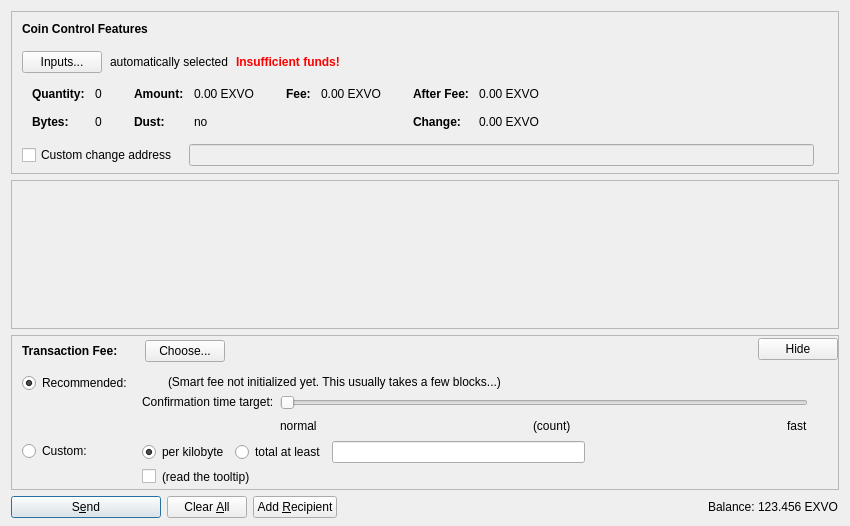
<?xml version="1.0" encoding="UTF-8"?>
<ui version="4.0">
 <class>SendCoinsDialog</class>
 <widget class="QDialog" name="SendCoinsDialog">
  <property name="geometry">
   <rect>
    <x>0</x>
    <y>0</y>
    <width>850</width>
    <height>526</height>
   </rect>
  </property>
  <property name="windowTitle">
   <string>Send Coins</string>
  </property>
  <layout class="QVBoxLayout" name="verticalLayout" stretch="0,1,0,0">
   <property name="bottomMargin">
    <number>8</number>
   </property>
   <item>
    <widget class="QFrame" name="frameCoinControl">
     <property name="sizePolicy">
      <sizepolicy hsizetype="Expanding" vsizetype="Expanding">
       <horstretch>0</horstretch>
       <verstretch>0</verstretch>
      </sizepolicy>
     </property>
     <property name="maximumSize">
      <size>
       <width>16777215</width>
       <height>16777215</height>
      </size>
     </property>
     <property name="frameShape">
      <enum>QFrame::StyledPanel</enum>
     </property>
     <property name="frameShadow">
      <enum>QFrame::Sunken</enum>
     </property>
     <layout class="QVBoxLayout" name="verticalLayoutCoinControl2">
      <property name="spacing">
       <number>0</number>
      </property>
      <property name="leftMargin">
       <number>0</number>
      </property>
      <property name="topMargin">
       <number>0</number>
      </property>
      <property name="rightMargin">
       <number>0</number>
      </property>
      <property name="bottomMargin">
       <number>6</number>
      </property>
      <item>
       <layout class="QVBoxLayout" name="verticalLayoutCoinControl" stretch="0,0,0,0,1">
        <property name="spacing">
         <number>0</number>
        </property>
        <property name="leftMargin">
         <number>10</number>
        </property>
        <property name="topMargin">
         <number>10</number>
        </property>
        <item>
         <layout class="QHBoxLayout" name="horizontalLayoutCoinControl1">
          <property name="bottomMargin">
           <number>15</number>
          </property>
          <item>
           <widget class="QLabel" name="labelCoinControlFeatures">
            <property name="sizePolicy">
             <sizepolicy hsizetype="Preferred" vsizetype="Maximum">
              <horstretch>0</horstretch>
              <verstretch>0</verstretch>
             </sizepolicy>
            </property>
            <property name="font">
             <font>
              <weight>75</weight>
              <bold>true</bold>
             </font>
            </property>
            <property name="styleSheet">
             <string notr="true">font-weight:bold;</string>
            </property>
            <property name="text">
             <string>Coin Control Features</string>
            </property>
           </widget>
          </item>
         </layout>
        </item>
        <item>
         <layout class="QHBoxLayout" name="horizontalLayoutCoinControl2" stretch="0,0,0,0">
          <property name="spacing">
           <number>8</number>
          </property>
          <property name="bottomMargin">
           <number>10</number>
          </property>
          <item>
           <widget class="QPushButton" name="pushButtonCoinControl">
            <property name="styleSheet">
             <string notr="true"/>
            </property>
            <property name="text">
             <string>Inputs...</string>
            </property>
            <property name="autoDefault">
             <bool>false</bool>
            </property>
           </widget>
          </item>
          <item>
           <widget class="QLabel" name="labelCoinControlAutomaticallySelected">
            <property name="text">
             <string>automatically selected</string>
            </property>
            <property name="margin">
             <number>5</number>
            </property>
           </widget>
          </item>
          <item>
           <widget class="QLabel" name="labelCoinControlInsuffFunds">
            <property name="font">
             <font>
              <weight>75</weight>
              <bold>true</bold>
             </font>
            </property>
            <property name="styleSheet">
             <string notr="true">color:red;font-weight:bold;</string>
            </property>
            <property name="text">
             <string>Insufficient funds!</string>
            </property>
            <property name="margin">
             <number>5</number>
            </property>
           </widget>
          </item>
          <item>
           <spacer name="horizontalSpacerCoinControl">
            <property name="orientation">
             <enum>Qt::Horizontal</enum>
            </property>
            <property name="sizeHint" stdset="0">
             <size>
              <width>40</width>
              <height>1</height>
             </size>
            </property>
           </spacer>
          </item>
         </layout>
        </item>
        <item>
         <widget class="QWidget" name="widgetCoinControl" native="true">
          <property name="sizePolicy">
           <sizepolicy hsizetype="Preferred" vsizetype="Preferred">
            <horstretch>0</horstretch>
            <verstretch>0</verstretch>
           </sizepolicy>
          </property>
          <property name="minimumSize">
           <size>
            <width>0</width>
            <height>0</height>
           </size>
          </property>
          <property name="styleSheet">
           <string notr="true"/>
          </property>
          <layout class="QHBoxLayout" name="horizontalLayoutCoinControl5">
           <property name="leftMargin">
            <number>0</number>
           </property>
           <property name="topMargin">
            <number>0</number>
           </property>
           <property name="rightMargin">
            <number>0</number>
           </property>
           <property name="bottomMargin">
            <number>0</number>
           </property>
           <item>
            <layout class="QHBoxLayout" name="horizontalLayoutCoinControl3" stretch="0,0,0,1">
             <property name="spacing">
              <number>20</number>
             </property>
             <property name="topMargin">
              <number>0</number>
             </property>
             <property name="bottomMargin">
              <number>10</number>
             </property>
             <item>
              <layout class="QFormLayout" name="formLayoutCoinControl1">
               <property name="horizontalSpacing">
                <number>10</number>
               </property>
               <property name="verticalSpacing">
                <number>14</number>
               </property>
               <property name="leftMargin">
                <number>10</number>
               </property>
               <property name="topMargin">
                <number>4</number>
               </property>
               <property name="rightMargin">
                <number>6</number>
               </property>
               <item row="0" column="0">
                <widget class="QLabel" name="labelCoinControlQuantityText">
                 <property name="font">
                  <font>
                   <weight>75</weight>
                   <bold>true</bold>
                  </font>
                 </property>
                 <property name="text">
                  <string>Quantity:</string>
                 </property>
                 <property name="margin">
                  <number>0</number>
                 </property>
                </widget>
               </item>
               <item row="0" column="1">
                <widget class="QLabel" name="labelCoinControlQuantity">
                 <property name="cursor">
                  <cursorShape>IBeamCursor</cursorShape>
                 </property>
                 <property name="contextMenuPolicy">
                  <enum>Qt::ActionsContextMenu</enum>
                 </property>
                 <property name="text">
                  <string notr="true">0</string>
                 </property>
                 <property name="margin">
                  <number>0</number>
                 </property>
                 <property name="textInteractionFlags">
                  <set>Qt::LinksAccessibleByMouse|Qt::TextSelectableByKeyboard|Qt::TextSelectableByMouse</set>
                 </property>
                </widget>
               </item>
               <item row="1" column="0">
                <widget class="QLabel" name="labelCoinControlBytesText">
                 <property name="font">
                  <font>
                   <weight>75</weight>
                   <bold>true</bold>
                  </font>
                 </property>
                 <property name="text">
                  <string>Bytes:</string>
                 </property>
                </widget>
               </item>
               <item row="1" column="1">
                <widget class="QLabel" name="labelCoinControlBytes">
                 <property name="cursor">
                  <cursorShape>IBeamCursor</cursorShape>
                 </property>
                 <property name="contextMenuPolicy">
                  <enum>Qt::ActionsContextMenu</enum>
                 </property>
                 <property name="text">
                  <string notr="true">0</string>
                 </property>
                 <property name="textInteractionFlags">
                  <set>Qt::LinksAccessibleByMouse|Qt::TextSelectableByKeyboard|Qt::TextSelectableByMouse</set>
                 </property>
                </widget>
               </item>
              </layout>
             </item>
             <item>
              <layout class="QFormLayout" name="formLayoutCoinControl2">
               <property name="horizontalSpacing">
                <number>10</number>
               </property>
               <property name="verticalSpacing">
                <number>14</number>
               </property>
               <property name="leftMargin">
                <number>6</number>
               </property>
               <property name="topMargin">
                <number>4</number>
               </property>
               <property name="rightMargin">
                <number>6</number>
               </property>
               <item row="0" column="0">
                <widget class="QLabel" name="labelCoinControlAmountText">
                 <property name="font">
                  <font>
                   <weight>75</weight>
                   <bold>true</bold>
                  </font>
                 </property>
                 <property name="text">
                  <string>Amount:</string>
                 </property>
                 <property name="margin">
                  <number>0</number>
                 </property>
                </widget>
               </item>
               <item row="0" column="1">
                <widget class="QLabel" name="labelCoinControlAmount">
                 <property name="cursor">
                  <cursorShape>IBeamCursor</cursorShape>
                 </property>
                 <property name="contextMenuPolicy">
                  <enum>Qt::ActionsContextMenu</enum>
                 </property>
                 <property name="text">
                  <string notr="true">0.00 EXVO</string>
                 </property>
                 <property name="textInteractionFlags">
                  <set>Qt::LinksAccessibleByMouse|Qt::TextSelectableByKeyboard|Qt::TextSelectableByMouse</set>
                 </property>
                </widget>
               </item>
               <item row="1" column="0">
                <widget class="QLabel" name="labelCoinControlLowOutputText">
                 <property name="font">
                  <font>
                   <weight>75</weight>
                   <bold>true</bold>
                  </font>
                 </property>
                 <property name="text">
                  <string>Dust:</string>
                 </property>
                </widget>
               </item>
               <item row="1" column="1">
                <widget class="QLabel" name="labelCoinControlLowOutput">
                 <property name="cursor">
                  <cursorShape>IBeamCursor</cursorShape>
                 </property>
                 <property name="contextMenuPolicy">
                  <enum>Qt::ActionsContextMenu</enum>
                 </property>
                 <property name="text">
                  <string notr="true">no</string>
                 </property>
                 <property name="textInteractionFlags">
                  <set>Qt::LinksAccessibleByMouse|Qt::TextSelectableByKeyboard|Qt::TextSelectableByMouse</set>
                 </property>
                </widget>
               </item>
              </layout>
             </item>
             <item>
              <layout class="QFormLayout" name="formLayoutCoinControl3">
               <property name="horizontalSpacing">
                <number>10</number>
               </property>
               <property name="verticalSpacing">
                <number>14</number>
               </property>
               <property name="leftMargin">
                <number>6</number>
               </property>
               <property name="topMargin">
                <number>4</number>
               </property>
               <property name="rightMargin">
                <number>6</number>
               </property>
               <item row="0" column="0">
                <widget class="QLabel" name="labelCoinControlFeeText">
                 <property name="font">
                  <font>
                   <weight>75</weight>
                   <bold>true</bold>
                  </font>
                 </property>
                 <property name="text">
                  <string>Fee:</string>
                 </property>
                 <property name="margin">
                  <number>0</number>
                 </property>
                </widget>
               </item>
               <item row="0" column="1">
                <widget class="QLabel" name="labelCoinControlFee">
                 <property name="cursor">
                  <cursorShape>IBeamCursor</cursorShape>
                 </property>
                 <property name="contextMenuPolicy">
                  <enum>Qt::ActionsContextMenu</enum>
                 </property>
                 <property name="text">
                  <string notr="true">0.00 EXVO</string>
                 </property>
                 <property name="textInteractionFlags">
                  <set>Qt::LinksAccessibleByMouse|Qt::TextSelectableByKeyboard|Qt::TextSelectableByMouse</set>
                 </property>
                </widget>
               </item>
              </layout>
             </item>
             <item>
              <layout class="QFormLayout" name="formLayoutCoinControl4">
               <property name="horizontalSpacing">
                <number>10</number>
               </property>
               <property name="verticalSpacing">
                <number>14</number>
               </property>
               <property name="leftMargin">
                <number>6</number>
               </property>
               <property name="topMargin">
                <number>4</number>
               </property>
               <property name="rightMargin">
                <number>6</number>
               </property>
               <item row="0" column="0">
                <widget class="QLabel" name="labelCoinControlAfterFeeText">
                 <property name="font">
                  <font>
                   <weight>75</weight>
                   <bold>true</bold>
                  </font>
                 </property>
                 <property name="text">
                  <string>After Fee:</string>
                 </property>
                 <property name="margin">
                  <number>0</number>
                 </property>
                </widget>
               </item>
               <item row="0" column="1">
                <widget class="QLabel" name="labelCoinControlAfterFee">
                 <property name="cursor">
                  <cursorShape>IBeamCursor</cursorShape>
                 </property>
                 <property name="contextMenuPolicy">
                  <enum>Qt::ActionsContextMenu</enum>
                 </property>
                 <property name="text">
                  <string notr="true">0.00 EXVO</string>
                 </property>
                 <property name="textInteractionFlags">
                  <set>Qt::LinksAccessibleByMouse|Qt::TextSelectableByKeyboard|Qt::TextSelectableByMouse</set>
                 </property>
                </widget>
               </item>
               <item row="1" column="0">
                <widget class="QLabel" name="labelCoinControlChangeText">
                 <property name="font">
                  <font>
                   <weight>75</weight>
                   <bold>true</bold>
                  </font>
                 </property>
                 <property name="text">
                  <string>Change:</string>
                 </property>
                </widget>
               </item>
               <item row="1" column="1">
                <widget class="QLabel" name="labelCoinControlChange">
                 <property name="cursor">
                  <cursorShape>IBeamCursor</cursorShape>
                 </property>
                 <property name="contextMenuPolicy">
                  <enum>Qt::ActionsContextMenu</enum>
                 </property>
                 <property name="text">
                  <string notr="true">0.00 EXVO</string>
                 </property>
                 <property name="textInteractionFlags">
                  <set>Qt::LinksAccessibleByMouse|Qt::TextSelectableByKeyboard|Qt::TextSelectableByMouse</set>
                 </property>
                </widget>
               </item>
              </layout>
             </item>
            </layout>
           </item>
          </layout>
         </widget>
        </item>
        <item>
         <layout class="QHBoxLayout" name="horizontalLayoutCoinControl4" stretch="0,0,0">
          <property name="spacing">
           <number>12</number>
          </property>
          <property name="sizeConstraint">
           <enum>QLayout::SetDefaultConstraint</enum>
          </property>
          <property name="topMargin">
           <number>5</number>
          </property>
          <property name="rightMargin">
           <number>5</number>
          </property>
          <item>
           <widget class="QCheckBox" name="checkBoxCoinControlChange">
            <property name="toolTip">
             <string>If this is activated, but the change address is empty or invalid, change will be sent to a newly generated address.</string>
            </property>
            <property name="text">
             <string>Custom change address</string>
            </property>
           </widget>
          </item>
          <item>
           <widget class="QValidatedLineEdit" name="lineEditCoinControlChange">
            <property name="enabled">
             <bool>false</bool>
            </property>
            <property name="sizePolicy">
             <sizepolicy hsizetype="Expanding" vsizetype="Fixed">
              <horstretch>0</horstretch>
              <verstretch>0</verstretch>
             </sizepolicy>
            </property>
           </widget>
          </item>
          <item>
           <widget class="QLabel" name="labelCoinControlChangeLabel">
            <property name="sizePolicy">
             <sizepolicy hsizetype="Preferred" vsizetype="Expanding">
              <horstretch>0</horstretch>
              <verstretch>0</verstretch>
             </sizepolicy>
            </property>
            <property name="minimumSize">
             <size>
              <width>0</width>
              <height>0</height>
             </size>
            </property>
            <property name="text">
             <string/>
            </property>
            <property name="margin">
             <number>3</number>
            </property>
           </widget>
          </item>
         </layout>
        </item>
        <item>
         <spacer name="verticalSpacerCoinControl">
          <property name="orientation">
           <enum>Qt::Vertical</enum>
          </property>
          <property name="sizeHint" stdset="0">
           <size>
            <width>800</width>
            <height>1</height>
           </size>
          </property>
         </spacer>
        </item>
       </layout>
      </item>
     </layout>
    </widget>
   </item>
   <item>
    <widget class="QScrollArea" name="scrollArea">
     <property name="widgetResizable">
      <bool>true</bool>
     </property>
     <widget class="QWidget" name="scrollAreaWidgetContents">
      <property name="geometry">
       <rect>
        <x>0</x>
        <y>0</y>
        <width>830</width>
        <height>104</height>
       </rect>
      </property>
      <layout class="QVBoxLayout" name="verticalLayout_2" stretch="0,1">
       <property name="leftMargin">
        <number>0</number>
       </property>
       <property name="topMargin">
        <number>0</number>
       </property>
       <property name="rightMargin">
        <number>0</number>
       </property>
       <property name="bottomMargin">
        <number>0</number>
       </property>
       <item>
        <layout class="QVBoxLayout" name="entries">
         <property name="spacing">
          <number>6</number>
         </property>
        </layout>
       </item>
       <item>
        <spacer name="verticalSpacer">
         <property name="orientation">
          <enum>Qt::Vertical</enum>
         </property>
         <property name="sizeHint" stdset="0">
          <size>
           <width>20</width>
           <height>40</height>
          </size>
         </property>
        </spacer>
       </item>
      </layout>
     </widget>
    </widget>
   </item>
   <item>
    <widget class="QFrame" name="frameFee">
     <property name="sizePolicy">
      <sizepolicy hsizetype="Expanding" vsizetype="Expanding">
       <horstretch>0</horstretch>
       <verstretch>0</verstretch>
      </sizepolicy>
     </property>
     <property name="maximumSize">
      <size>
       <width>16777215</width>
       <height>16777215</height>
      </size>
     </property>
     <property name="frameShape">
      <enum>QFrame::StyledPanel</enum>
     </property>
     <property name="frameShadow">
      <enum>QFrame::Sunken</enum>
     </property>
     <layout class="QVBoxLayout" name="verticalLayoutFee1">
      <property name="spacing">
       <number>0</number>
      </property>
      <property name="leftMargin">
       <number>0</number>
      </property>
      <property name="topMargin">
       <number>0</number>
      </property>
      <property name="rightMargin">
       <number>0</number>
      </property>
      <property name="bottomMargin">
       <number>0</number>
      </property>
      <item>
       <layout class="QVBoxLayout" name="verticalLayoutFee2" stretch="0,0,0">
        <property name="spacing">
         <number>0</number>
        </property>
        <property name="leftMargin">
         <number>10</number>
        </property>
        <property name="topMargin">
         <number>0</number>
        </property>
        <item>
         <layout class="QHBoxLayout" name="horizontalLayoutFee1">
          <property name="bottomMargin">
           <number>0</number>
          </property>
          <item>
           <layout class="QVBoxLayout" name="verticalLayoutFee7">
            <property name="spacing">
             <number>0</number>
            </property>
            <item>
             <spacer name="verticalSpacerSmartFee">
              <property name="orientation">
               <enum>Qt::Vertical</enum>
              </property>
              <property name="sizeType">
               <enum>QSizePolicy::Fixed</enum>
              </property>
              <property name="sizeHint" stdset="0">
               <size>
                <width>1</width>
                <height>4</height>
               </size>
              </property>
             </spacer>
            </item>
            <item>
             <layout class="QHBoxLayout" name="horizontalLayoutSmartFee">
              <property name="spacing">
               <number>10</number>
              </property>
              <item>
               <widget class="QLabel" name="labelFeeHeadline">
                <property name="sizePolicy">
                 <sizepolicy hsizetype="Preferred" vsizetype="Maximum">
                  <horstretch>0</horstretch>
                  <verstretch>0</verstretch>
                 </sizepolicy>
                </property>
                <property name="font">
                 <font>
                  <weight>75</weight>
                  <bold>true</bold>
                 </font>
                </property>
                <property name="styleSheet">
                 <string notr="true">font-weight:bold;</string>
                </property>
                <property name="text">
                 <string>Transaction Fee:</string>
                </property>
               </widget>
              </item>
              <item>
               <widget class="QLabel" name="labelFeeMinimized">
                <property name="text">
                 <string/>
                </property>
               </widget>
              </item>
              <item>
               <widget class="QPushButton" name="buttonChooseFee">
                <property name="text">
                 <string>Choose...</string>
                </property>
               </widget>
              </item>
             </layout>
            </item>
            <item>
             <spacer name="verticalSpacer_5">
              <property name="orientation">
               <enum>Qt::Vertical</enum>
              </property>
              <property name="sizeHint" stdset="0">
               <size>
                <width>1</width>
                <height>1</height>
               </size>
              </property>
             </spacer>
            </item>
           </layout>
          </item>
          <item>
           <spacer name="horizontalSpacer_4">
            <property name="orientation">
             <enum>Qt::Horizontal</enum>
            </property>
            <property name="sizeHint" stdset="0">
             <size>
              <width>40</width>
              <height>20</height>
             </size>
            </property>
           </spacer>
          </item>
          <item>
           <widget class="QPushButton" name="buttonMinimizeFee">
            <property name="toolTip">
             <string>collapse fee-settings</string>
            </property>
            <property name="text">
             <string>Hide</string>
            </property>
           </widget>
          </item>
         </layout>
        </item>
        <item>
         <widget class="QFrame" name="frameFeeSelection">
          <layout class="QVBoxLayout" name="verticalLayoutFee12">
           <property name="spacing">
            <number>0</number>
           </property>
           <property name="leftMargin">
            <number>0</number>
           </property>
           <property name="topMargin">
            <number>0</number>
           </property>
           <property name="rightMargin">
            <number>0</number>
           </property>
           <property name="bottomMargin">
            <number>0</number>
           </property>
           <item>
            <layout class="QGridLayout" name="gridLayoutFee">
             <property name="topMargin">
              <number>10</number>
             </property>
             <property name="bottomMargin">
              <number>4</number>
             </property>
             <property name="horizontalSpacing">
              <number>10</number>
             </property>
             <property name="verticalSpacing">
              <number>4</number>
             </property>
             <item row="1" column="1">
              <layout class="QVBoxLayout" name="verticalLayoutFee8">
               <property name="spacing">
                <number>6</number>
               </property>
               <item>
                <layout class="QHBoxLayout" name="horizontalLayoutFee13">
                 <item>
                  <widget class="QRadioButton" name="radioCustomPerKilobyte">
                   <property name="toolTip">
                    <string>If the custom fee is set to 1000 satoshis and the transaction is only 250 bytes, then &quot;per kilobyte&quot; only pays 250 satoshis in fee, while &quot;total at least&quot; pays 1000 satoshis. For transactions bigger than a kilobyte both pay by kilobyte.</string>
                   </property>
                   <property name="text">
                    <string>per kilobyte</string>
                   </property>
                   <property name="checked">
                    <bool>true</bool>
                   </property>
                   <attribute name="buttonGroup">
                    <string notr="true">groupCustomFee</string>
                   </attribute>
                  </widget>
                 </item>
                 <item>
                  <widget class="QRadioButton" name="radioCustomAtLeast">
                   <property name="toolTip">
                    <string>If the custom fee is set to 1000 satoshis and the transaction is only 250 bytes, then &quot;per kilobyte&quot; only pays 250 satoshis in fee, while &quot;total at least&quot; pays 1000 satoshis. For transactions bigger than a kilobyte both pay by kilobyte.</string>
                   </property>
                   <property name="text">
                    <string>total at least</string>
                   </property>
                   <attribute name="buttonGroup">
                    <string notr="true">groupCustomFee</string>
                   </attribute>
                  </widget>
                 </item>
                 <item>
                  <widget class="ExvoAmountField" name="customFee"/>
                 </item>
                 <item>
                  <spacer name="horizontalSpacer_6">
                   <property name="orientation">
                    <enum>Qt::Horizontal</enum>
                   </property>
                   <property name="sizeHint" stdset="0">
                    <size>
                     <width>1</width>
                     <height>1</height>
                    </size>
                   </property>
                  </spacer>
                 </item>
                </layout>
               </item>
               <item>
                <layout class="QHBoxLayout" name="horizontalLayoutFee8">
                 <item>
                  <widget class="QCheckBox" name="checkBoxMinimumFee">
                   <property name="toolTip">
                    <string>Paying only the minimum fee is just fine as long as there is less transaction volume than space in the blocks. But be aware that this can end up in a never confirming transaction once there is more demand for exvo transactions than the network can process.</string>
                   </property>
                   <property name="text">
                    <string/>
                   </property>
                  </widget>
                 </item>
                 <item>
                  <widget class="QLabel" name="labelMinFeeWarning">
                   <property name="enabled">
                    <bool>true</bool>
                   </property>
                   <property name="toolTip">
                    <string>Paying only the minimum fee is just fine as long as there is less transaction volume than space in the blocks. But be aware that this can end up in a never confirming transaction once there is more demand for exvo transactions than the network can process.</string>
                   </property>
                   <property name="text">
                    <string>(read the tooltip)</string>
                   </property>
                   <property name="margin">
                    <number>5</number>
                   </property>
                  </widget>
                 </item>
                 <item>
                  <spacer name="horizontalSpacer_2">
                   <property name="orientation">
                    <enum>Qt::Horizontal</enum>
                   </property>
                   <property name="sizeHint" stdset="0">
                    <size>
                     <width>1</width>
                     <height>1</height>
                    </size>
                   </property>
                  </spacer>
                 </item>
                </layout>
               </item>
              </layout>
             </item>
             <item row="0" column="0">
              <layout class="QVBoxLayout" name="verticalLayoutFee4" stretch="0,1">
               <item>
                <widget class="QRadioButton" name="radioSmartFee">
                 <property name="text">
                  <string>Recommended:</string>
                 </property>
                 <property name="checked">
                  <bool>true</bool>
                 </property>
                 <attribute name="buttonGroup">
                  <string notr="true">groupFee</string>
                 </attribute>
                </widget>
               </item>
               <item>
                <spacer name="verticalSpacer_2">
                 <property name="orientation">
                  <enum>Qt::Vertical</enum>
                 </property>
                 <property name="sizeHint" stdset="0">
                  <size>
                   <width>1</width>
                   <height>1</height>
                  </size>
                 </property>
                </spacer>
               </item>
              </layout>
             </item>
             <item row="1" column="0">
              <layout class="QVBoxLayout" name="verticalLayoutFee9" stretch="0,1">
               <item>
                <widget class="QRadioButton" name="radioCustomFee">
                 <property name="text">
                  <string>Custom:</string>
                 </property>
                 <attribute name="buttonGroup">
                  <string notr="true">groupFee</string>
                 </attribute>
                </widget>
               </item>
               <item>
                <spacer name="verticalSpacer_6">
                 <property name="orientation">
                  <enum>Qt::Vertical</enum>
                 </property>
                 <property name="sizeHint" stdset="0">
                  <size>
                   <width>1</width>
                   <height>1</height>
                  </size>
                 </property>
                </spacer>
               </item>
              </layout>
             </item>
             <item row="0" column="1">
              <layout class="QVBoxLayout" name="verticalLayoutFee3" stretch="0,0,1">
               <property name="spacing">
                <number>6</number>
               </property>
               <property name="topMargin">
                <number>2</number>
               </property>
               <item>
                <layout class="QHBoxLayout" name="horizontalLayoutFee12">
                 <item>
                  <widget class="QLabel" name="labelSmartFee">
                   <property name="text">
                    <string/>
                   </property>
                   <property name="margin">
                    <number>2</number>
                   </property>
                  </widget>
                 </item>
                 <item>
                  <widget class="QLabel" name="labelFeeEstimation">
                   <property name="text">
                    <string/>
                   </property>
                  </widget>
                 </item>
                 <item>
                  <widget class="QLabel" name="labelSmartFee2">
                   <property name="text">
                    <string>(Smart fee not initialized yet. This usually takes a few blocks...)</string>
                   </property>
                   <property name="margin">
                    <number>2</number>
                   </property>
                  </widget>
                 </item>
                 <item>
                  <spacer name="horizontalSpacer_5">
                   <property name="orientation">
                    <enum>Qt::Horizontal</enum>
                   </property>
                   <property name="sizeHint" stdset="0">
                    <size>
                     <width>1</width>
                     <height>1</height>
                    </size>
                   </property>
                  </spacer>
                 </item>
                </layout>
               </item>
               <item>
                <layout class="QHBoxLayout" name="horizontalLayoutFee9">
                 <item>
                  <layout class="QVBoxLayout" name="verticalLayoutFee6">
                   <item>
                    <widget class="QLabel" name="labelSmartFee3">
                     <property name="text">
                      <string>Confirmation time target:</string>
                     </property>
                     <property name="margin">
                      <number>2</number>
                     </property>
                    </widget>
                   </item>
                   <item>
                    <spacer name="verticalSpacer_3">
                     <property name="orientation">
                      <enum>Qt::Vertical</enum>
                     </property>
                     <property name="sizeHint" stdset="0">
                      <size>
                       <width>1</width>
                       <height>1</height>
                      </size>
                     </property>
                    </spacer>
                   </item>
                  </layout>
                 </item>
                 <item>
                  <layout class="QVBoxLayout" name="verticalLayoutFee5">
                   <property name="rightMargin">
                    <number>30</number>
                   </property>
                   <item>
                    <widget class="QSlider" name="sliderSmartFee">
                     <property name="minimum">
                      <number>0</number>
                     </property>
                     <property name="maximum">
                      <number>23</number>
                     </property>
                     <property name="pageStep">
                      <number>1</number>
                     </property>
                     <property name="value">
                      <number>0</number>
                     </property>
                     <property name="orientation">
                      <enum>Qt::Horizontal</enum>
                     </property>
                     <property name="invertedAppearance">
                      <bool>false</bool>
                     </property>
                     <property name="invertedControls">
                      <bool>false</bool>
                     </property>
                     <property name="tickPosition">
                      <enum>QSlider::NoTicks</enum>
                     </property>
                    </widget>
                   </item>
                   <item>
                    <layout class="QHBoxLayout" name="horizontalLayoutFee10">
                     <item>
                      <widget class="QLabel" name="labelSmartFeeNormal">
                       <property name="text">
                        <string>normal</string>
                       </property>
                      </widget>
                     </item>
                     <item>
                      <spacer name="horizontalSpacer_7">
                       <property name="orientation">
                        <enum>Qt::Horizontal</enum>
                       </property>
                       <property name="sizeHint" stdset="0">
                        <size>
                         <width>40</width>
                         <height>20</height>
                        </size>
                       </property>
                      </spacer>
                     </item>
                     <item>
                      <widget class="QLabel" name="confirmationTargetLabel">
                       <property name="text">
                        <string notr="true">(count)</string>
                       </property>
                      </widget>
                     </item>
                     <item>
                      <spacer name="horizontalSpacer_3">
                       <property name="orientation">
                        <enum>Qt::Horizontal</enum>
                       </property>
                       <property name="sizeHint" stdset="0">
                        <size>
                         <width>40</width>
                         <height>20</height>
                        </size>
                       </property>
                      </spacer>
                     </item>
                     <item>
                      <widget class="QLabel" name="labelSmartFeeFast">
                       <property name="text">
                        <string>fast</string>
                       </property>
                      </widget>
                     </item>
                    </layout>
                   </item>
                  </layout>
                 </item>
                </layout>
               </item>
               <item>
                <spacer name="verticalSpacer_4">
                 <property name="orientation">
                  <enum>Qt::Vertical</enum>
                 </property>
                 <property name="sizeHint" stdset="0">
                  <size>
                   <width>1</width>
                   <height>1</height>
                  </size>
                 </property>
                </spacer>
               </item>
              </layout>
             </item>
            </layout>
           </item>
          </layout>
         </widget>
        </item>
        <item>
         <spacer name="verticalSpacerFee">
          <property name="orientation">
           <enum>Qt::Vertical</enum>
          </property>
          <property name="sizeHint" stdset="0">
           <size>
            <width>800</width>
            <height>1</height>
           </size>
          </property>
         </spacer>
        </item>
       </layout>
      </item>
     </layout>
    </widget>
   </item>
   <item>
    <layout class="QHBoxLayout" name="horizontalLayout">
     <item>
      <widget class="QPushButton" name="sendButton">
       <property name="minimumSize">
        <size>
         <width>150</width>
         <height>0</height>
        </size>
       </property>
       <property name="toolTip">
        <string>Confirm the send action</string>
       </property>
       <property name="text">
        <string>S&amp;end</string>
       </property>
       <property name="icon">
        <iconset resource="../exvo.qrc">
         <normaloff>:/icons/send</normaloff>:/icons/send</iconset>
       </property>
       <property name="autoDefault">
        <bool>false</bool>
       </property>
       <property name="default">
        <bool>true</bool>
       </property>
      </widget>
     </item>
     <item>
      <widget class="QPushButton" name="clearButton">
       <property name="sizePolicy">
        <sizepolicy hsizetype="Minimum" vsizetype="Fixed">
         <horstretch>0</horstretch>
         <verstretch>0</verstretch>
        </sizepolicy>
       </property>
       <property name="toolTip">
        <string>Clear all fields of the form.</string>
       </property>
       <property name="text">
        <string>Clear &amp;All</string>
       </property>
       <property name="icon">
        <iconset resource="../exvo.qrc">
         <normaloff>:/icons/remove</normaloff>:/icons/remove</iconset>
       </property>
       <property name="autoDefault">
        <bool>false</bool>
       </property>
      </widget>
     </item>
     <item>
      <widget class="QPushButton" name="addButton">
       <property name="toolTip">
        <string>Send to multiple recipients at once</string>
       </property>
       <property name="text">
        <string>Add &amp;Recipient</string>
       </property>
       <property name="icon">
        <iconset resource="../exvo.qrc">
         <normaloff>:/icons/add</normaloff>:/icons/add</iconset>
       </property>
       <property name="autoDefault">
        <bool>false</bool>
       </property>
      </widget>
     </item>
     <item>
      <spacer name="horizontalSpacer">
       <property name="orientation">
        <enum>Qt::Horizontal</enum>
       </property>
       <property name="sizeHint" stdset="0">
        <size>
         <width>40</width>
         <height>20</height>
        </size>
       </property>
      </spacer>
     </item>
     <item>
      <layout class="QHBoxLayout" name="horizontalLayout_2">
       <property name="spacing">
        <number>3</number>
       </property>
       <item>
        <widget class="QLabel" name="label">
         <property name="sizePolicy">
          <sizepolicy hsizetype="Preferred" vsizetype="Fixed">
           <horstretch>0</horstretch>
           <verstretch>0</verstretch>
          </sizepolicy>
         </property>
         <property name="text">
          <string>Balance:</string>
         </property>
        </widget>
       </item>
       <item>
        <widget class="QLabel" name="labelBalance">
         <property name="sizePolicy">
          <sizepolicy hsizetype="Preferred" vsizetype="Fixed">
           <horstretch>0</horstretch>
           <verstretch>0</verstretch>
          </sizepolicy>
         </property>
         <property name="cursor">
          <cursorShape>IBeamCursor</cursorShape>
         </property>
         <property name="text">
          <string notr="true">123.456 EXVO</string>
         </property>
         <property name="textInteractionFlags">
          <set>Qt::LinksAccessibleByMouse|Qt::TextSelectableByKeyboard|Qt::TextSelectableByMouse</set>
         </property>
        </widget>
       </item>
      </layout>
     </item>
    </layout>
   </item>
  </layout>
 </widget>
 <customwidgets>
  <customwidget>
   <class>QValidatedLineEdit</class>
   <extends>QLineEdit</extends>
   <header>qvalidatedlineedit.h</header>
  </customwidget>
  <customwidget>
   <class>ExvoAmountField</class>
   <extends>QLineEdit</extends>
   <header>exvoamountfield.h</header>
   <container>1</container>
  </customwidget>
 </customwidgets>
 <resources>
  <include location="../exvo.qrc"/>
 </resources>
 <connections/>
 <buttongroups>
  <buttongroup name="groupFee"/>
  <buttongroup name="groupCustomFee"/>
 </buttongroups>
</ui>
